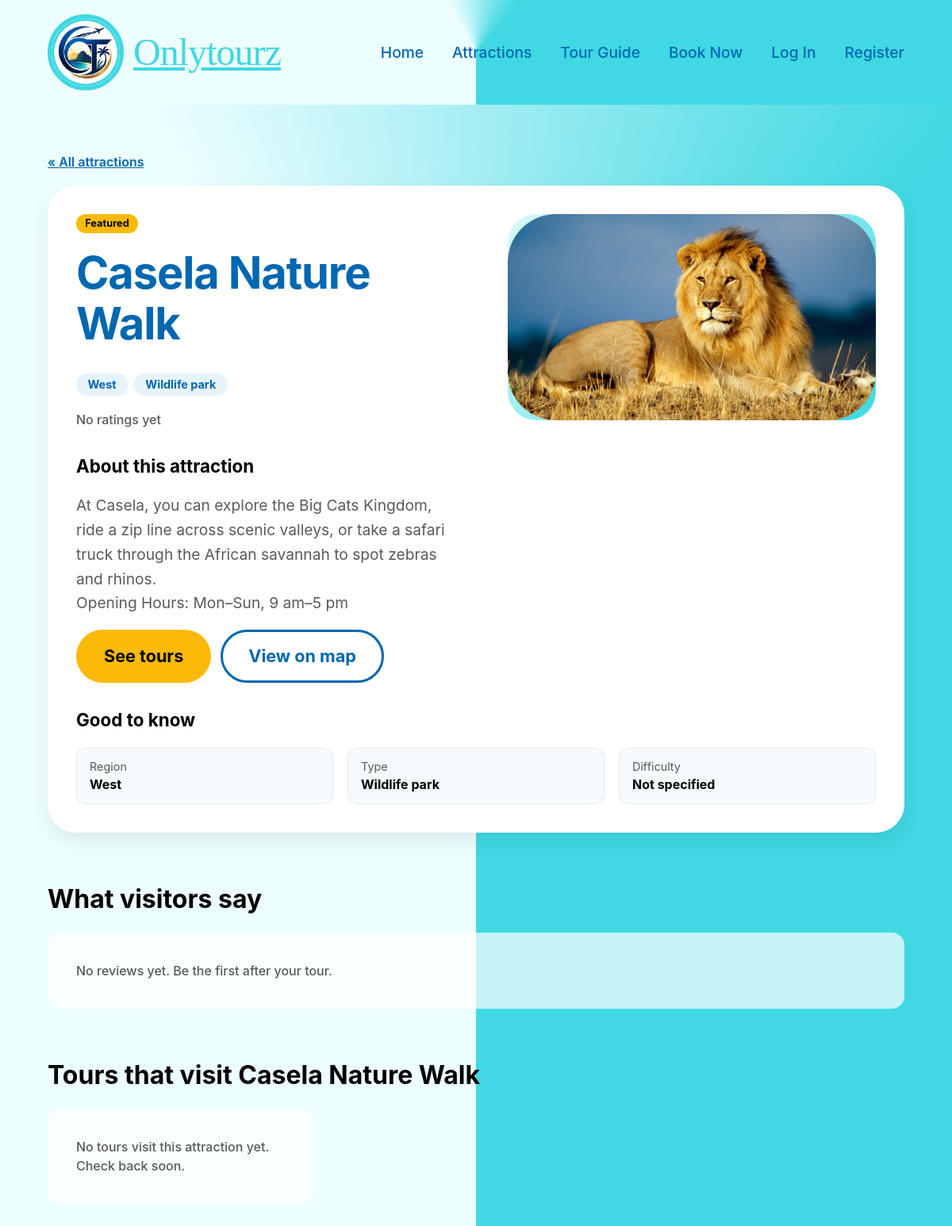
The page /attractions/1/ on the database its author committed.
### OnlyToursApp/models.py (models this page shows, shortened)
class Attractions(models.Model):
	DIFFICULTY_LEVEL_CHOICES = (("EASY", "Easy"),
		("MODERATE", "Moderate"),
		("DIFFICULT", "Difficult"),	)
	AttractionID = models.AutoField(primary_key=True, help_text='Unique ID for the attraction')
	Name = models.CharField(null=False, blank=False, max_length=200, help_text='Enter the name of the attraction')
	Description = models.TextField(null=False, blank=False, help_text='Enter a description of the attraction')
	Region = models.CharField(null=False, blank=False, max_length=100, help_text='Enter the region of the attraction')
	IsFeatured = models.BooleanField(default=False, help_text='Indicate whether the attraction is featured')
	Longitude = models.DecimalField(null=False, blank=False, max_digits=10, decimal_places=7, help_text='Enter the longitude of the attraction')
	Latitude = models.DecimalField(null=False, blank=False, max_digits=10, decimal_places=7, help_text='Enter the latitude of the attraction')
	Distance = models.DecimalField(null=True, blank=True, max_digits=10, decimal_places=2, help_text='Enter the distance to the attraction')
	DifficultyLevel = models.CharField(null=True, blank=True, max_length=50, choices=DIFFICULTY_LEVEL_CHOICES, help_text='Select the difficulty level of the attraction')
	Type = models.CharField(null=False, blank=False, max_length=100, help_text='Enter the type of attraction')
	DateAdded = models.DateField(null=False, blank=False, help_text='Enter the date the attraction was added')
	Image = models.ImageField(upload_to='attractions/', blank=True, help_text='Upload a photo of the attraction')

### OnlyToursApp/views.py (the view)
# urls.py: path('attractions/<int:pk>/', views.AttractionDetailView.as_view(), name='attraction_detail'),
class AttractionDetailView(DetailView):
	model = Attractions
	template_name = 'attraction_detail.html'
	context_object_name = 'attraction'
	def get_queryset(self):
		return attractions_with_rating()
	def get_context_data(self, **kwargs):
		context = super().get_context_data(**kwargs)
		context['tours'] = Listings.objects.filter(
			Attraction=self.object, ListingsStatus='ACTIVE',
			Guide__tourguideregistration__RegistrationStatus='APPROVED').order_by('TourName')
		context['reviews'] = Review.objects.filter(
			Booking__Listing__Attraction=self.object, IsFlagged=False).order_by('-DateSubmitted')[:5]
		return context

### OnlyToursApp/views.py (called while the page is built)
def attractions_with_rating():
	return Attractions.objects.annotate(
		avg_rating=Avg('listings__booking__review__Rating'),
		review_count=Count('listings__booking__review'),
	)

### OnlyToursApp/templates/attraction_detail.html (shortened to what this page needs)
{% extends 'base.html' %}
{% load static %}
{% block extra_css %}
  <link rel="stylesheet" href="{% static 'css/attractions.css' %}?v=3"><link rel="stylesheet" href="{% static 'css/reviews.css' %}?v=1">
{% endblock %}
{% block content %}
<div class="attractions-page site-brand-gradient">
  <div class="attractions-inner">
    <p class="attraction-back"><a href="{% url 'OnlyToursApp:attractions' %}">&laquo; All attractions</a></p>
    <article class="attraction-detail">
      <div class="attraction-detail-top">
        <div class="attraction-detail-text">
          {% if attraction.IsFeatured %}<span class="attraction-badge">Featured</span>{% endif %}
          <h1 class="attractions-title">{{ attraction.Name }}</h1>
          <p class="pill-row">
            <span class="pill">{{ attraction.Region }}</span>
            <span class="pill">{{ attraction.Type }}</span>
          </p>
          {% include 'partials/rating.html' with attraction=attraction %}
          <h2 class="attraction-section">About this attraction</h2>
          <div class="attraction-detail-copy">{{ attraction.Description|linebreaks }}</div>
          <div class="attraction-actions">
            <a class="btn btn-yellow" href="#tours">See tours</a>
            <a class="btn btn-outline-dark"
               href="https://www.openstreetmap.org/?mlat={{ attraction.Latitude|stringformat:'f' }}&amp;mlon={{ attraction.Longitude|stringformat:'f' }}#map=14/{{ attraction.Latitude|stringformat:'f' }}/{{ attraction.Longitude|stringformat:'f' }}"
               target="_blank" rel="noopener">View on map</a>
          </div>
        </div>
        <div class="attraction-detail-photo">
          {% if attraction.Image %}<img src="{{ attraction.Image.url }}" alt="{{ attraction.Name }}">{% else %}<span class="attraction-photo-none">&#127796;</span>{% endif %}
        </div>
      </div>
      <h2 class="attraction-section">Good to know</h2>
      <dl class="attraction-facts">
        <div><dt>Region</dt><dd>{{ attraction.Region }}</dd></div>
        <div><dt>Type</dt><dd>{{ attraction.Type }}</dd></div>
        <div><dt>Difficulty</dt><dd>{{ attraction.get_DifficultyLevel_display|default:"Not specified" }}</dd></div>
      </dl>
    </article>
    <h2 class="attraction-subheading" id="reviews">What visitors say</h2>
    <div class="review-list">
      {% for review in reviews %}
      <article class="review-card">
        <p class="review-head"><span class="review-stars">&#9733; {{ review.Rating }}/5</span> <span class="review-meta">{{ review.Booking.Customer.first_name|default:"A traveller" }} &middot; {{ review.DateSubmitted|date:"j F Y" }} &middot; {{ review.Booking.Listing.TourName }}</span></p>
        {% if review.Comment %}<p class="review-text">{{ review.Comment }}</p>{% endif %}
        {% if review.GuideResponse %}<p class="review-reply"><strong>Reply from {{ review.Booking.Guide.first_name }}:</strong> {{ review.GuideResponse }}</p>{% endif %}
      </article>
      {% empty %}
      <p class="attraction-empty">No reviews yet. Be the first after your tour.</p>
      {% endfor %}
    </div>
    <h2 class="attraction-subheading" id="tours">Tours that visit {{ attraction.Name }}</h2>
    <div class="attraction-grid">
      {% for tour in tours %}
      <article class="attraction-card">
        <header>
          <h3 class="attraction-card-title">{{ tour.TourName }}</h3>
          <p class="attraction-tags">with {{ tour.Guide.first_name }} {{ tour.Guide.last_name }} &middot; {{ tour.Duration }} hours</p>
        </header>
        <p class="attraction-copy">{{ tour.LDescription|truncatechars:140 }}</p>
        <footer class="attraction-card-foot">
          <strong>Rs {{ tour.Price }} per person</strong>
          <a class="attraction-more" href="{% url 'OnlyToursApp:booknow' %}">Book now</a>
        </footer>
      </article>
      {% empty %}
      <p class="attraction-empty">No tours visit this attraction yet. Check back soon.</p>
      {% endfor %}
    </div>
  </div>
</div>
{% endblock %}

### OnlyToursApp/static/css/base.css (style rules this page uses)
:root { --logo: #3fd8e3; --headings: #0067b1; --accent: #fbba09; --text-body: rgba(0, 0, 0, 0.65); --input-bg: #efeded; --font-script: "Brush Script MT", "Segoe Script", cursive; --font-body: "Inter", system-ui, -apple-system, "Segoe UI", Roboto, Helvetica, Arial, sans-serif; --space-xs: clamp(0.5rem, 1vw, 0.75rem); --space-sm: clamp(0.75rem, 1.5vw, 1.25rem); --space-md: clamp(1.25rem, 3vw, 2.5rem); --space-lg: clamp(2rem, 5vw, 4rem); --space-xl: clamp(3rem, 8vw, 6rem); --radius-lg: clamp(20px, 3vw, 40px); --max-content-width: 1280px; }
*, *::before, *::after { box-sizing: border-box; }
html { -webkit-text-size-adjust: 100%; }
body { margin: 0; padding: 0; font-family: var(--font-body); color: #000; background: #ffffff; line-height: 1.5; overflow-x: hidden; }
a { text-decoration: none; color: inherit; }
img { max-width: 100%; display: block; }
.site-brand-gradient { background: conic-gradient( from 180deg at 50% 50%, rgba(237, 254, 255, 1) 41.8%, rgba(63, 216, 227, 1) 61.5% ); }
body { display: flex; flex-direction: column; min-height: 100vh; }
.btn { display: inline-flex; align-items: center; justify-content: center; padding: 0.9rem 2rem; border-radius: var(--radius-lg); font-weight: 700; font-size: clamp(1rem, 1.8vw, 1.35rem); border: 3px solid transparent; cursor: pointer; text-align: center; }
.btn-yellow { background: var(--accent); color: #000; }

### OnlyToursApp/static/css/attractions.css (style rules this page uses)
.attractions-page { min-height: 70vh; padding: var(--space-lg) var(--space-lg) var(--space-xl); }
.attractions-inner { max-width: var(--max-content-width); margin: 0 auto; }
.attractions-title { margin: 0 0 var(--space-xs); color: var(--headings); font-weight: 700; font-size: clamp(2rem, 5vw, 3.5rem); line-height: 1.15; letter-spacing: -0.02em; }
.attraction-grid { display: grid; grid-template-columns: repeat(auto-fill, minmax(min(100%, 320px), 1fr)); gap: var(--space-md); }
.attraction-badge { display: inline-block; padding: 0.15rem 0.7rem; border-radius: 999px; background: var(--accent); color: #000; font-size: 0.8rem; font-weight: 700; }
.attraction-empty { margin: 0; padding: var(--space-md); border-radius: 16px; background: rgba(255, 255, 255, 0.7); color: var(--text-body); font-weight: 500; }
.attraction-back { margin: 0 0 var(--space-sm); font-weight: 600; }
.attraction-back a { color: var(--headings); text-decoration: underline; }
.attraction-detail { background: #ffffff; border-radius: var(--radius-lg); padding: var(--space-md); box-shadow: 0 10px 24px rgba(0, 0, 0, 0.08); display: flex; flex-direction: column; gap: var(--space-sm); }
.attraction-detail-copy { margin: 0; color: var(--text-body); font-size: clamp(1rem, 1.6vw, 1.2rem); line-height: 1.6; }
.attraction-facts { margin: 0; display: grid; grid-template-columns: repeat(auto-fit, minmax(min(100%, 200px), 1fr)); gap: var(--space-sm); }
.attraction-facts dt { color: var(--text-body); font-size: 0.9rem; }
.attraction-facts dd { margin: 0; font-weight: 700; }
.attraction-subheading { margin: var(--space-lg) 0 var(--space-sm); font-weight: 700; font-size: clamp(1.4rem, 3vw, 2rem); }
.attraction-detail-top { display: flex; flex-wrap: wrap; align-items: flex-start; gap: var(--space-lg); }
.attraction-detail-text { flex: 1 1 340px; display: flex; flex-direction: column; align-items: flex-start; gap: var(--space-sm); }
.attraction-detail-photo { flex: 1 1 320px; max-width: 520px; border-radius: var(--radius-lg); overflow: hidden; background: linear-gradient(135deg, #d9f9fb, #3fd8e3); }
.attraction-detail-photo img { width: 100%; height: auto; display: block; }
.attraction-detail-copy p { margin: 0 0 0.75rem; }
.attraction-detail-copy p:last-child { margin-bottom: 0; }
.attraction-section { margin: var(--space-xs) 0 0; font-weight: 700; font-size: clamp(1.15rem, 2vw, 1.4rem); }
.pill-row { margin: 0; display: flex; flex-wrap: wrap; gap: 0.5rem; }
.pill { display: inline-block; padding: 0.2rem 0.9rem; border-radius: 999px; background: #e7f3fb; color: var(--headings); font-size: 0.9rem; font-weight: 700; }
.attraction-actions { display: flex; flex-wrap: wrap; gap: var(--space-xs); }
.btn-outline-dark { background: transparent; color: var(--headings); border-color: var(--headings); }
.attraction-facts div { background: #f5fbfd; border: 1px solid rgba(0, 0, 0, 0.06); border-radius: 12px; padding: 0.75rem 1rem; }

### OnlyToursApp/static/css/reviews.css (style rules this page uses)
.review-list { display: flex; flex-direction: column; gap: var(--space-sm); }

### rows shown on the page
Attractions: Name "Casela Nature Walk", Region "West", Type "Wildlife park", Description "At Casela, you can explore the Big Cats Kingdom, ride a zip line across scenic valleys, or take a safari truck through the African savannah to spot zebras and rhinos. Opening Hours: Mon–Sun, 9 am–5 pm", Image (picture), DifficultyLevel "Not specified"
